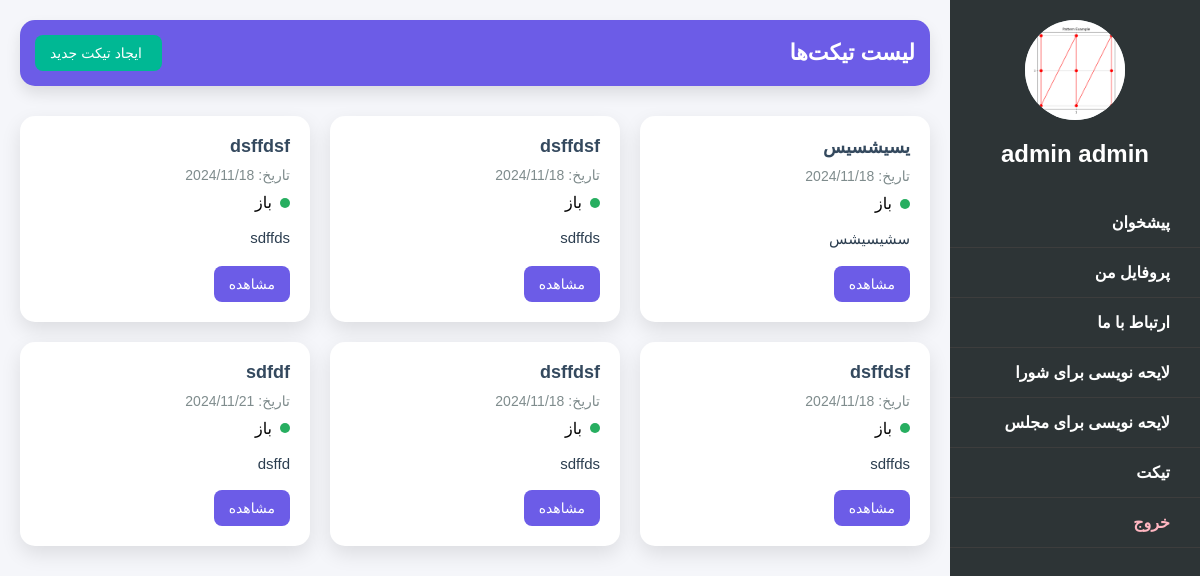
The app's page /tickets/ (signed in) with its own data.
### myapp/models.py (models this page shows, shortened)
class UserAccount(AbstractBaseUser):
    phone_number = models.CharField(max_length=15, default='0000000000', unique=True, verbose_name="شماره تلفن")
    name = models.CharField(max_length=100, verbose_name="نام")
    family = models.CharField(max_length=100, verbose_name="نام خانوادگی")
    state = models.CharField(max_length=150, blank=True, null=True, verbose_name="استان")
    city = models.CharField(max_length=150, blank=True, null=True, verbose_name="شهر")
    address = models.CharField(max_length=150, blank=True, null=True, verbose_name="آدرس")
    birth_date = models.DateField(blank=True, null=True, verbose_name="تاریخ تولد")
    id_card = models.ImageField(upload_to='id_cards/', blank=True, null=True, verbose_name="کارت ملی")
    national_code = models.CharField(max_length=100, blank=True, null=True, verbose_name="کدملی")
    selfie = models.ImageField(upload_to='selfie/', blank=True, null=True, verbose_name="عکس سلفی")
    profile_picture = models.ImageField(upload_to='profile_pictures', blank=True, null=True, verbose_name="عکس پروفایل")
    registration_date = models.DateTimeField(default=timezone.now, verbose_name="سال ساخت اکانت")
    verification_code = models.CharField(max_length=6, blank=True, null=True, verbose_name="کد وریفای")
    is_phone_verified = models.BooleanField(default=False, verbose_name="تایید شماره تلفن")
    is_active = models.BooleanField(default=False, verbose_name="فعال سازی حساب")
    STATUS = [
        ("1", "وریفای نشده"),
        ("2", "درحال بررسی"),
        ("3", "نیاز به تغییرات"),
        ("4", "وریفای شده"),
    ]
    is_verified = models.CharField(choices=STATUS, default="1", max_length=30, verbose_name="وضعیت وریفای حساب")
    is_staff = models.BooleanField(default=False, verbose_name="ادمین")
    objects = UserManager()
    USERNAME_FIELD = 'phone_number'  # شماره تلفن به عنوان نام کاربری
    REQUIRED_FIELDS = ['name', 'family', 'birth_date', 'national_code']
    class Meta:
        verbose_name = "کاربر ها"
        verbose_name_plural = "کاربر ها"

### tickets/models.py (models this page shows, shortened)
class Ticket(models.Model):
    STATUS_CHOICES = [
        ('open', 'Open'),
        ('in_progress', 'In Progress'),
        ('closed', 'Closed'),
    ]
    section = models.CharField(max_length=100, choices=[
        ('technical', 'بخش فنی'),
        ('support', 'بخش پشتیبانی'),
        ('sales', 'بخش فروش'),
        ('other', 'سایر بخش‌ها'),
    ], default='other')
    user = models.ForeignKey(UserAccount, on_delete=models.CASCADE)
    title = models.CharField(max_length=200)
    description = models.TextField()
    status = models.CharField(max_length=20, choices=STATUS_CHOICES, default='open')
    created_at = models.DateTimeField(auto_now_add=True)
    updated_at = models.DateTimeField(auto_now=True)

### tickets/views.py (the view)
# urls.py: path('tickets/', views.ticket_list, name='ticket_list'),
@login_required
def ticket_list(request):
    tickets = Ticket.objects.filter(user=request.user)
    return render(request, 'ticket_list.html', {'tickets': tickets})

### tickets/templates/ticket_list.html (shortened to what this page needs)
<!DOCTYPE html>
<html lang="fa">
<head>
    <link rel="stylesheet" href="https://unpkg.com/ionicons@4.5.10-0/dist/css/ionicons.min.css">
</head>
<body>
{% include 'pannel/menu.html' %}
<main class="main-content">
    <div class="dashboard-header">
        <h1>لیست تیکت‌ها</h1>
        <a href="{% url 'tickets:create_ticket' %}" class="new-ticket-btn">
             ایجاد تیکت جدید
        </a>
    </div>
    <div class="ticket-list">
        {% if tickets %}
            {% for ticket in tickets %}
                <div class="ticket-card">
                    <div>
                        <div class="ticket-title">{{ ticket.title }}</div>
                        <div class="ticket-date">تاریخ: {{ ticket.created_at|date:"Y/m/d" }}</div>
                        <div class="ticket-status">
                    <span class="status-indicator
                        {% if ticket.status == 'open' %}status-open{% elif ticket.status == 'in_progress' %}status-in-progress{% else %}status-closed{% endif %}"></span>
                            {% if ticket.status == 'open' %}باز{% elif ticket.status == 'in_progress' %}در حال
                                بررسی{% else %}بسته{% endif %}
                        </div>
                        <p class="ticket-description">{{ ticket.description|truncatechars:100 }}</p>
                    </div>
                    <div class="ticket-actions">
                        <a href="{% url 'tickets:ticket_detail' ticket.id %}" class="btn">مشاهده</a>
                    </div>
                </div>
            {% endfor %}
        {% else %}
            <p>هیچ تیکتی برای نمایش وجود ندارد.</p>
        {% endif %}
    </div>
</main>
</body>
</html>

### myapp/templates/pannel/menu.html (shortened to what this page needs)
{% load static %}
<aside class="sidebar" id="sidebar">
    <div class="profile-pic">
        {% if user.profile_picture %}
            <img src="{{ user.profile_picture.url }}" alt="Profile Picture">
        {% else %}
            <img src="{% static 'images/dprofile.webp' %}" alt="Default Profile Picture">
        {% endif %}
    </div>
    <h2>{{ user.name }} {{ user.family }}</h2>
    <ul>
        <li>
            <a href="{% url 'home' %}">
                <span>پیشخوان</span>
            </a>
        </li>
        <li>
            <a href="{% url 'profile' %}">
                <span>پروفایل من</span>
            </a>
        </li>
        <li>
            <a href="{% url 'contact-us' %}">
                <span>ارتباط با ما</span>
            </a>
        </li>
        <li>
            <a href="{% url 'app1:council' user_id=user.id %}">
                <span>لایحه نویسی برای شورا</span>
            </a>
        </li>
        <li>
            <a href="{% url 'app1:assembly' user_id=user.id %}">
                <span>لایحه نویسی برای مجلس</span>
            </a>
        </li>
        <li>
            <a href="{% url 'tickets:ticket_list' %}">
                <span>تیکت</span>
            </a>
        </li>
        <li>
            <a href="{% url 'logout' %}" style="color: lightpink;">
                <span>خروج</span>
            </a>
        </li>
    </ul>
</aside>

### tickets/templates/ticket_list.html (style rules this page uses)
* { margin: 0; padding: 0; box-sizing: border-box; }
body { font-family: 'Arial', sans-serif; background-color: #f5f6fa; direction: rtl; display: flex; height: 100vh; }
.main-content { margin-right: 250px; padding: 20px; width: 100%; transition: margin-right 0.3s; }
.dashboard-header { background-color: #6c5ce7; color: #fff; padding: 15px; border-radius: 15px; text-align: center; margin-bottom: 30px; box-shadow: 0 8px 15px rgba(0, 0, 0, 0.1); display: flex; justify-content: space-between; align-items: center; }
.dashboard-header h1 { margin: 0; font-size: 22px; }
.new-ticket-btn { background-color: #00b894; color: #ffffff; padding: 10px 15px; border-radius: 8px; text-decoration: none; font-size: 14px; transition: background-color 0.3s ease; display: flex; align-items: center; }
.ticket-list { display: grid; grid-template-columns: repeat(auto-fill, minmax(280px, 1fr)); gap: 20px; }
.ticket-card { background-color: #ffffff; border-radius: 15px; padding: 20px; box-shadow: 0 8px 20px rgba(0, 0, 0, 0.1); transition: all 0.3s ease; display: flex; flex-direction: column; justify-content: space-between; }
.ticket-title { font-size: 18px; font-weight: bold; color: #34495e; margin-bottom: 10px; }
.ticket-date { font-size: 14px; color: #7f8c8d; margin-bottom: 10px; }
.ticket-status { display: flex; align-items: center; margin-bottom: 15px; }
.status-indicator { width: 10px; height: 10px; border-radius: 50%; margin-left: 8px; }
.status-open { background-color: #27ae60; }
.ticket-description { font-size: 15px; color: #2c3e50; line-height: 1.5; margin-bottom: 15px; }
.ticket-actions { display: flex; justify-content: space-between; align-items: center; }
.btn { background-color: #6c5ce7; color: #ffffff; padding: 10px 15px; border-radius: 8px; text-decoration: none; font-size: 14px; transition: background-color 0.3s ease; }

### myapp/templates/pannel/menu.html (style rules this page uses)
body { font-family: Arial, sans-serif; direction: rtl; text-align: right; margin: 0; padding: 0; }
.sidebar { width: 250px; background-color: #2d3436; color: #fff; display: flex; flex-direction: column; align-items: center; padding-top: 20px; position: fixed; height: 100%; transition: transform 0.3s ease-in-out; z-index: 2; }
.sidebar h2 { margin-bottom: 30px; }
.profile-pic { width: 100px; height: 100px; border-radius: 50%; background-color: #dfe6e9; overflow: hidden; margin-bottom: 20px; }
.profile-pic img { width: 100%; height: 100%; object-fit: cover; }
.sidebar ul { list-style: none; width: 100%; }
.sidebar ul li a { padding: 15px 20px; display: flex; align-items: center; cursor: pointer; border-bottom: 1px solid #3d3d3d; transition: background 0.3s; text-decoration: none; color: white; font-weight: 600; }
.sidebar ul li span { flex: 1; }

### records on screen
UserAccount: profile_picture (picture), name "admin", family "admin"
Ticket: title "یسیشسیس", created_at "2024/11/18", status "باز", description "سشیسیشس"
Ticket: title "dsffdsf", created_at "2024/11/18", status "باز", description "sdffds"
Ticket: title "dsffdsf", created_at "2024/11/18", status "باز", description "sdffds"
Ticket: title "dsffdsf", created_at "2024/11/18", status "باز", description "sdffds"
Ticket: title "dsffdsf", created_at "2024/11/18", status "باز", description "sdffds"
Ticket: title "sdfdf", created_at "2024/11/21", status "باز", description "dsffd"
